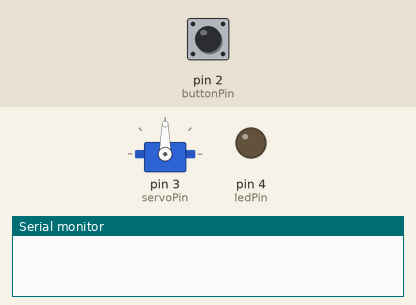
A sketch run on a simulated Arduino Uno, built with avr-gcc and run on an emulated ATmega328P. Parts: servo, output pins drawn as LEDs (lit = HIGH), the last lines printed to the serial monitor. The test bench sets the inputs (shaded band); at power-on: pin 2 (buttonPin) LOW.

Above: at 1.2 s.
1.3 s: pin 2 (buttonPin) pulled HIGH for 0.15 s
At 2.6 s:
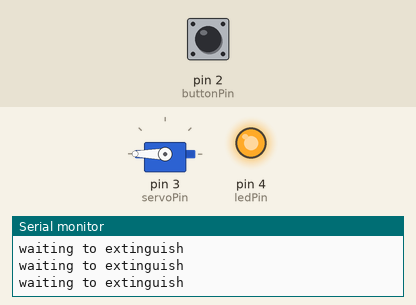
At 6.8 s:
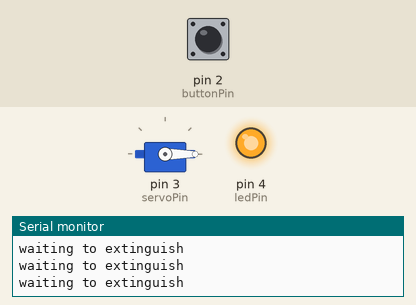
7.4 s: pin 2 (buttonPin) pulled HIGH for 1 s
At 9.6 s:
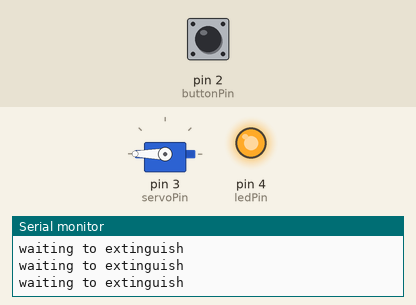
11.4 s: pin 2 (buttonPin) pulled HIGH for 3.2 s
Timing chart, 0 to 18.9 s (numbered marks = the images above; inputs shaded):
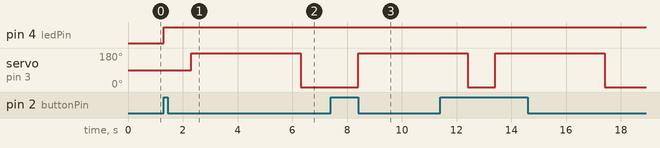

Measured:
- after the input at 1.3 s, pin 4 (ledPin): LOW → HIGH at once; servo on pin 3 (servoPin): 90° → 180° after 1.0 s, → 0° 4.0 s later
- after the input at 7.4 s, servo on pin 3 (servoPin): 0° → 180° after 1.0 s

The sketch:

code.ino
```cpp
#include <Servo.h>


int servoPin = 3;    // location of servo motor
int ledPin = 4; // location of led
int buttonPin = 2;  // location of button
int buttonState;     // value of button (pressed or not pressed)
int motorRotation;    // rotation of the motor


Servo hoodgail;


void setup() {


     Serial.begin(9600);  // start serial monitor with refresh rate of 9600


     pinMode(buttonPin, INPUT);  // set buttonPin to INPUT
     pinMode(ledPin, OUTPUT); // set ledPin to OUTPUT


     hoodgail.attach(servoPin);
}


// function to rotate the servo motor
void rotate(int value) {


     hoodgail.write(value);  // send digitalWrite of value to servoPin


}

void loop() {


     buttonState = digitalRead(buttonPin);  // read button state and save to buttonState

     if (buttonState == 1) {  // if button is pressed and motorState is false
      unsigned long startTime = millis();
      int duration = 1000;
      unsigned long endTime = startTime + duration;
      while(millis()<endTime)
      {
        digitalWrite(ledPin, HIGH);
        Serial.println("waiting to extinguish");
      }
          rotate(180);  // rotate motor to 82 degrees
          delay(4000);
          rotate(0);
     }
}
```
